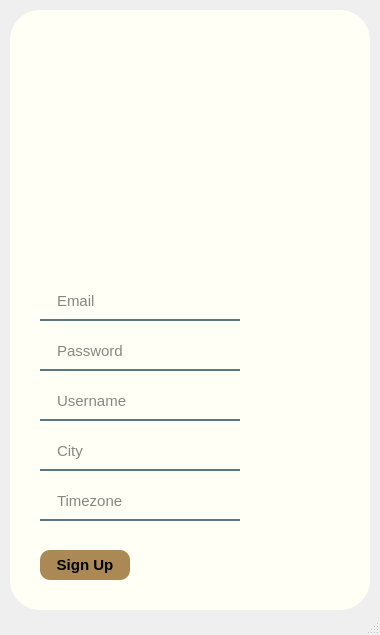
<?xml version="1.0" encoding="UTF-8"?>
<ui version="4.0">
 <class>signupWindow</class>
 <widget class="QMainWindow" name="signupWindow">
  <property name="windowModality">
   <enum>Qt::ApplicationModal</enum>
  </property>
  <property name="geometry">
   <rect>
    <x>0</x>
    <y>0</y>
    <width>380</width>
    <height>635</height>
   </rect>
  </property>
  <property name="minimumSize">
   <size>
    <width>380</width>
    <height>635</height>
   </size>
  </property>
  <property name="windowTitle">
   <string>MainWindow</string>
  </property>
  <property name="toolTip">
   <string/>
  </property>
  <property name="toolTipDuration">
   <number>-1</number>
  </property>
  <widget class="QWidget" name="centralwidget">
   <property name="mouseTracking">
    <bool>false</bool>
   </property>
   <widget class="QLabel" name="label">
    <property name="geometry">
     <rect>
      <x>10</x>
      <y>10</y>
      <width>360</width>
      <height>600</height>
     </rect>
    </property>
    <property name="styleSheet">
     <string notr="true">background-color: rgba(255,255,245,255);
border-radius: 30px;</string>
    </property>
    <property name="text">
     <string/>
    </property>
   </widget>
   <widget class="QLabel" name="label_2">
    <property name="geometry">
     <rect>
      <x>20</x>
      <y>20</y>
      <width>340</width>
      <height>230</height>
     </rect>
    </property>
    <property name="styleSheet">
     <string notr="true">border-top-right-radius: 30px;
border-top-left-radius: 30px;
border-image: url(:/icons-logo/icons-logo/Girl on phone.png);</string>
    </property>
    <property name="text">
     <string/>
    </property>
   </widget>
   <widget class="QLineEdit" name="lineEdit_1">
    <property name="geometry">
     <rect>
      <x>40</x>
      <y>290</y>
      <width>200</width>
      <height>31</height>
     </rect>
    </property>
    <property name="font">
     <font>
      <pointsize>11</pointsize>
      <weight>50</weight>
      <bold>false</bold>
     </font>
    </property>
    <property name="styleSheet">
     <string notr="true">background-color: rgba(0,0,0,0);
border : none;
border-bottom: 2px solid rgba(46,82,101,200);
color: rgba(0,0,0,240);
padding-bottom: 7px;
padding-left: 15px</string>
    </property>
    <property name="text">
     <string/>
    </property>
    <property name="placeholderText">
     <string>Email</string>
    </property>
   </widget>
   <widget class="QLineEdit" name="lineEdit_2">
    <property name="geometry">
     <rect>
      <x>40</x>
      <y>340</y>
      <width>200</width>
      <height>31</height>
     </rect>
    </property>
    <property name="font">
     <font>
      <pointsize>11</pointsize>
      <weight>50</weight>
      <bold>false</bold>
     </font>
    </property>
    <property name="styleSheet">
     <string notr="true">background-color: rgba(0,0,0,0);
border : none;
border-bottom: 2px solid rgba(46,82,101,200);
color: rgba(0,0,0,240);
padding-bottom: 7px;
padding-left: 15px</string>
    </property>
    <property name="inputMethodHints">
     <set>Qt::ImhNoAutoUppercase|Qt::ImhNoPredictiveText|Qt::ImhSensitiveData</set>
    </property>
    <property name="echoMode">
     <enum>QLineEdit::PasswordEchoOnEdit</enum>
    </property>
    <property name="placeholderText">
     <string>Password</string>
    </property>
   </widget>
   <widget class="QLineEdit" name="lineEdit_4">
    <property name="geometry">
     <rect>
      <x>40</x>
      <y>440</y>
      <width>200</width>
      <height>31</height>
     </rect>
    </property>
    <property name="font">
     <font>
      <pointsize>11</pointsize>
      <weight>50</weight>
      <bold>false</bold>
     </font>
    </property>
    <property name="styleSheet">
     <string notr="true">background-color: rgba(0,0,0,0);
border : none;
border-bottom: 2px solid rgba(46,82,101,200);
color: rgba(0,0,0,240);
padding-bottom: 7px;
padding-left: 15px</string>
    </property>
    <property name="placeholderText">
     <string>City</string>
    </property>
   </widget>
   <widget class="QLineEdit" name="lineEdit_3">
    <property name="geometry">
     <rect>
      <x>40</x>
      <y>390</y>
      <width>200</width>
      <height>31</height>
     </rect>
    </property>
    <property name="font">
     <font>
      <pointsize>11</pointsize>
      <weight>50</weight>
      <bold>false</bold>
     </font>
    </property>
    <property name="styleSheet">
     <string notr="true">background-color: rgba(0,0,0,0);
border : none;
border-bottom: 2px solid rgba(46,82,101,200);
color: rgba(0,0,0,240);
padding-bottom: 7px;
padding-left: 15px</string>
    </property>
    <property name="placeholderText">
     <string>Username</string>
    </property>
   </widget>
   <widget class="QLineEdit" name="lineEdit_5">
    <property name="geometry">
     <rect>
      <x>40</x>
      <y>490</y>
      <width>200</width>
      <height>31</height>
     </rect>
    </property>
    <property name="font">
     <font>
      <pointsize>11</pointsize>
      <weight>50</weight>
      <bold>false</bold>
     </font>
    </property>
    <property name="styleSheet">
     <string notr="true">background-color: rgba(0,0,0,0);
border : none;
border-bottom: 2px solid rgba(46,82,101,200);
color: rgba(0,0,0,240);
padding-bottom: 7px;
padding-left: 15px</string>
    </property>
    <property name="placeholderText">
     <string>Timezone</string>
    </property>
   </widget>
   <widget class="QPushButton" name="returnButton">
    <property name="geometry">
     <rect>
      <x>320</x>
      <y>560</y>
      <width>30</width>
      <height>30</height>
     </rect>
    </property>
    <property name="toolTip">
     <string>&lt;html&gt;&lt;head/&gt;&lt;body&gt;&lt;p&gt;Return&lt;/p&gt;&lt;/body&gt;&lt;/html&gt;</string>
    </property>
    <property name="toolTipDuration">
     <number>-1</number>
    </property>
    <property name="statusTip">
     <string/>
    </property>
    <property name="whatsThis">
     <string/>
    </property>
    <property name="styleSheet">
     <string notr="true">QPushButton {
    border: none;
	background-color : rgba(255,255,245, 0);
}

QPushButton:hover {
    background-color: rgba(222,193,158, 50);
	border-radius: 15px;
}

QPushButton:pressed {
	padding-left: 1px;
	padding-top: 1px;
}</string>
    </property>
    <property name="text">
     <string/>
    </property>
    <property name="icon">
     <iconset resource="res.qrc">
      <normaloff>:/icons-logo/icons-logo/return.png</normaloff>:/icons-logo/icons-logo/return.png</iconset>
    </property>
    <property name="iconSize">
     <size>
      <width>25</width>
      <height>25</height>
     </size>
    </property>
   </widget>
   <widget class="QPushButton" name="signupButton">
    <property name="geometry">
     <rect>
      <x>40</x>
      <y>550</y>
      <width>90</width>
      <height>30</height>
     </rect>
    </property>
    <property name="font">
     <font>
      <family>Arial</family>
      <pointsize>11</pointsize>
      <weight>75</weight>
      <bold>true</bold>
     </font>
    </property>
    <property name="styleSheet">
     <string notr="true">QPushButton{
	background-color: rgba(170,137,84,255);
	border-radius: 10px;

}

QPushButton:hover {
   background-color: rgba(187,161,118,255);
	border-radius: 10px;
}

QPushButton:pressed {
   background-color: rgba(187,161,118,255);
	border-radius: 10px;
	padding-left: 1px;
	padding-top: 1px;
}</string>
    </property>
    <property name="text">
     <string>Sign Up</string>
    </property>
   </widget>
   <zorder>label</zorder>
   <zorder>lineEdit_1</zorder>
   <zorder>lineEdit_2</zorder>
   <zorder>lineEdit_4</zorder>
   <zorder>lineEdit_3</zorder>
   <zorder>lineEdit_5</zorder>
   <zorder>returnButton</zorder>
   <zorder>signupButton</zorder>
   <zorder>label_2</zorder>
  </widget>
  <widget class="QStatusBar" name="statusbar"/>
 </widget>
 <resources>
  <include location="res.qrc"/>
 </resources>
 <connections/>
</ui>
